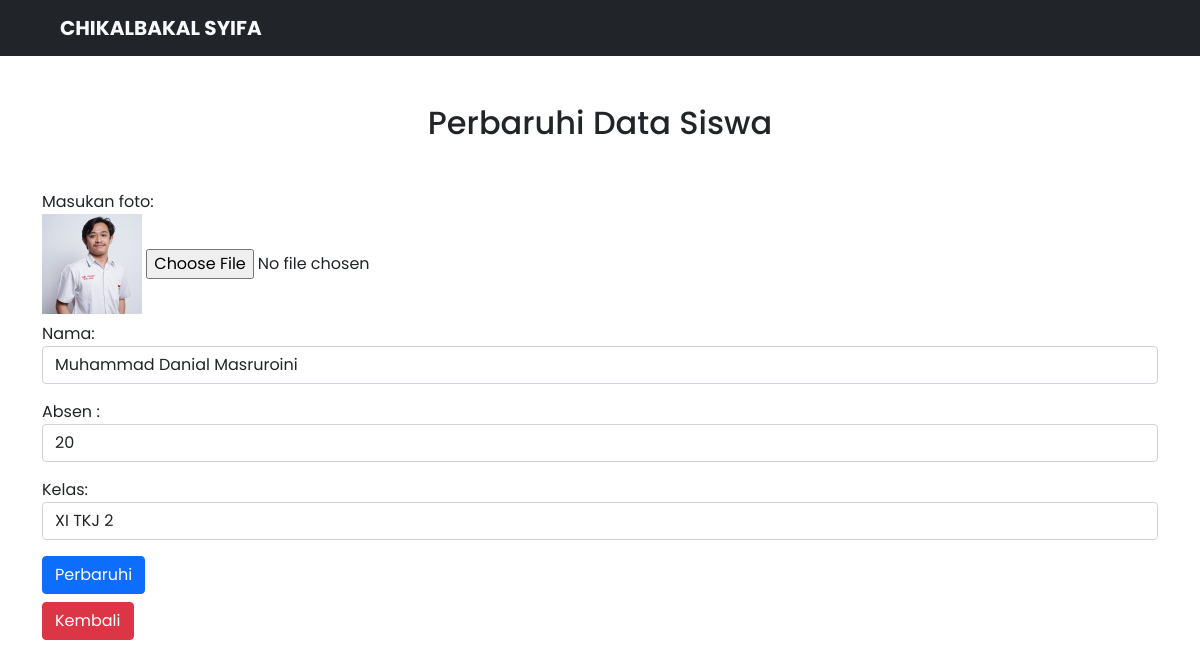
The page /edit.php?id_siswa=3 on the database its author committed.
### tables this page shows
CREATE TABLE `siswa` (
  `id` int(36) NOT NULL,
  `foto` varchar(200) NOT NULL,
  `nama` varchar(200) NOT NULL,
  `absen` varchar(100) NOT NULL,
  `kelas` varchar(100) NOT NULL
);

### edit.php (the view, shortened to what this page needs)
<!DOCTYPE html>
<html lang="en">
<head>
    <link rel="stylesheet" href="style/custom.css">
    <link href="https://cdn.jsdelivr.net/npm/bootstrap@5.0.2/dist/css/bootstrap.min.css" rel="stylesheet">
</head>
<body>
<nav class="navbar navbar-expand-lg navbar-light bg-dark">
        <div class="container-fluid">
            <a class="navbar-brand text-uppercase text-light mx-5 fw-bold" href="index.php">Chikalbakal Syifa</a>
        </div>
    </nav>
    <div class="container">
        <?php
        include "connect.php";
        function input($data)
        {
            $data = trim($data);
            $data = stripslashes($data);
            $data = htmlspecialchars($data);
            return $data;
        }
        if (isset($_GET['id_siswa'])) {
            $id = input($_GET["id_siswa"]);
            $sql = "select * from siswa where id='$id'";
            $hasil = mysqli_query($connect, $sql);
            $data = mysqli_fetch_assoc($hasil);
        }
        ?>
        <h2 class="mt-5 text-center">Perbaruhi Data Siswa</h2>
        <form action="<?php echo $_SERVER["PHP_SELF"]; ?>" method="POST" enctype="multipart/form-data">
            <div class="form-group mt-5">
                <label for="foto">Masukan foto:</label><br>
                <img src="foto/<?php echo $data["foto"]; ?>" style="width: 100px !important;" alt="">
                <input type="file" name="foto" class="mt-1">
            </div>
            <div class="form-group mt-2">
                <label>Nama:</label>
                <input type="text" name="nama" class="form-control" placeholder="Masukan Nama" value="<?php echo $data["nama"]; ?>" required />
            </div>
            <div class="form-group mt-3">
                <label>Absen :</label>
                <input type="text" name="absen" class="form-control" placeholder="Masukan Absen" value="<?php echo $data["absen"]; ?>" required />
            </div>
            <div class="form-group mt-3">
                <label>Kelas:</label>
                <input type="text" name="kelas" class="form-control" placeholder="Masukan Kelas" value="<?php echo $data["kelas"]; ?>" required />
            </div>
            <button type="submit" name="submit" class="btn btn-primary mt-3">Perbaruhi</button>
        </form>
        <a href="index.php" class="btn btn-danger mt-2">Kembali</a>
    </div>
</body>
</html>

### style/custom.css (style rules this page uses)
* { font-family: 'Poppins', sans-serif !important; }

### rows shown on the page
siswa: foto (picture), nama "Muhammad Danial Masruroini", absen "20", kelas "XI TKJ 2"
